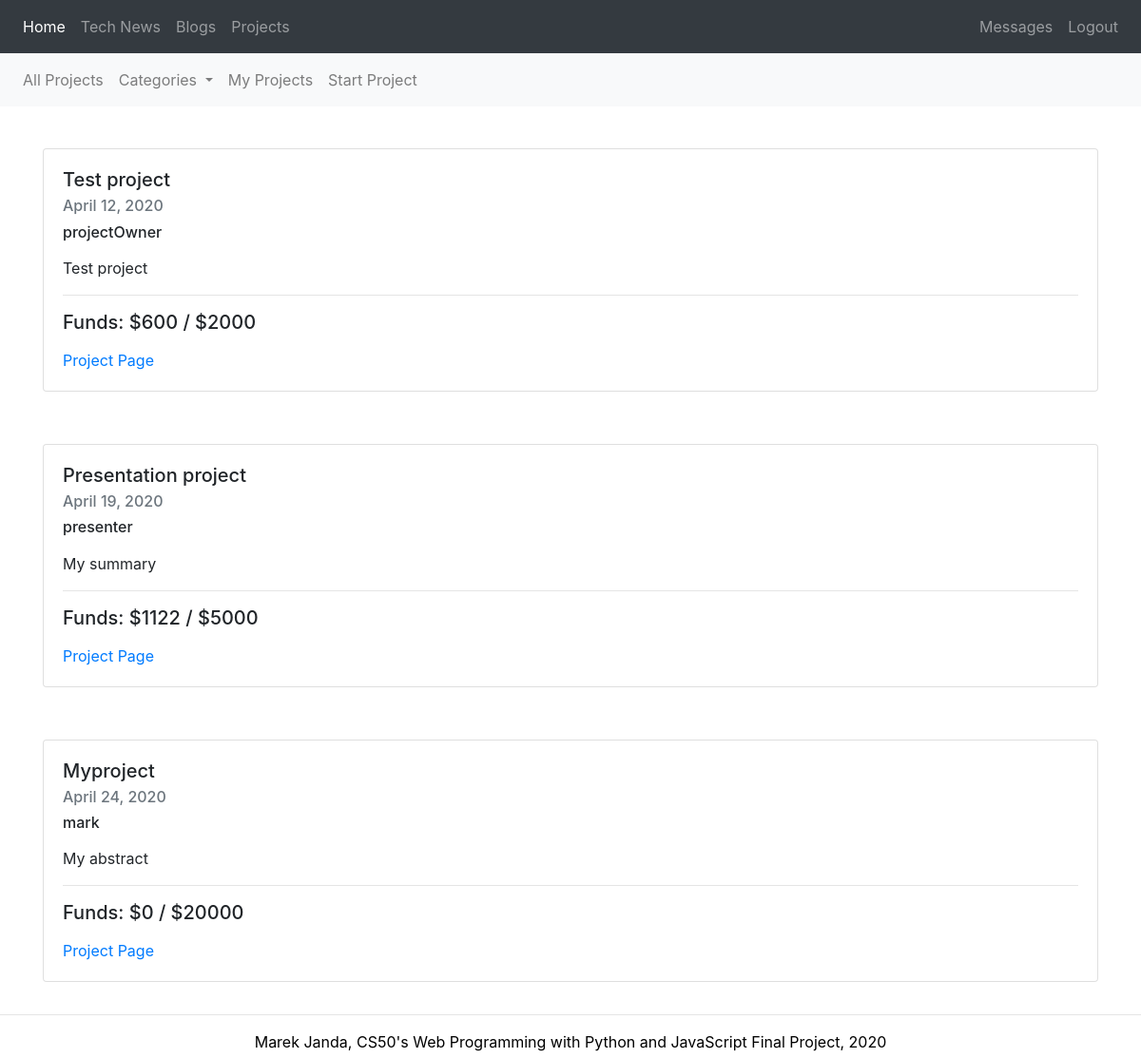
The app's page /projects (signed in) with its own data.
### ecohub/models.py (models this page shows, shortened)
class Project(models.Model):
    owner = models.ForeignKey(User, default=1, on_delete=models.SET_DEFAULT)
    category = models.ForeignKey(NewsCategory, default=1, verbose_name="Category", on_delete=models.SET_DEFAULT)
    title = models.CharField(max_length=255)
    published = models.DateField(auto_now_add=True)
    abstract = models.TextField()
    description = models.TextField()
    target_funds = models.BigIntegerField()
    current_funds = models.BigIntegerField(default=0)
    attachment = models.FileField(upload_to='uploads/%Y/%m/%d/', blank=True)

### ecohub/views.py (the view)
# urls.py: path("projects", views.projects, name="projects"),
def projects(request):
    context = {
        "projects": Project.objects.all(),
        "categories": NewsCategory.objects.all()
    }
    return render(request, 'ecohub/projects.html', context=context)

### ecohub/models.py (called while the page is built)
    def __str__(self):
        return self.category_name

### ecohub/templates/ecohub/projects.html (shortened to what this page needs)
{% extends "ecohub/base.html" %}
{% block body %}
    {% include 'ecohub/includes/projectnav.html' %}
    {% if not projects %}
        <p>There are no projects in this section</p>
    {% else %}
        <div class="container">
            {% for project in projects %}
                <div class="row">
                    <div class="col">
                        <div class="card" style="width: 100%;">
                            <div class="card-body">
                                <h5 class="card-title">{{ project.title }}</h5>
                                <h6 class="card-subtitle mb-2 text-muted">{{ project.published }}</h6>
                                <h6>{{ project.owner }}</h6>
                                <p class="card-text">{{ project.abstract|safe }}</p>
                                <hr>
                                <p><h5>Funds: ${{ project.current_funds }} / ${{ project.target_funds }}</h5></p>
                                <a href="{% url 'project' project.id %}" class="card-link">Project Page</a>
                            </div>
                        </div>
                    </div>
                </div>
            {% endfor %}
        </div>
    {% endif %}
{% endblock %}

### static/ecohub/CSS/styles.css (style rules this page uses)
.row { margin-top: 2%; margin-bottom: 2%; }
.card { margin-top: 2%; margin-bottom: 1%; width: 80%; justify-content: center; }

### records on screen
Project: title "Test project", published "April 12, 2020", owner "projectOwner", abstract "Test project", current_funds "600", target_funds "2000"
Project: title "Presentation project", published "April 19, 2020", owner "presenter", abstract "My summary", current_funds "1122", target_funds "5000"
Project: title "Myproject", published "April 24, 2020", owner "mark", abstract "My abstract", current_funds "0", target_funds "20000"
